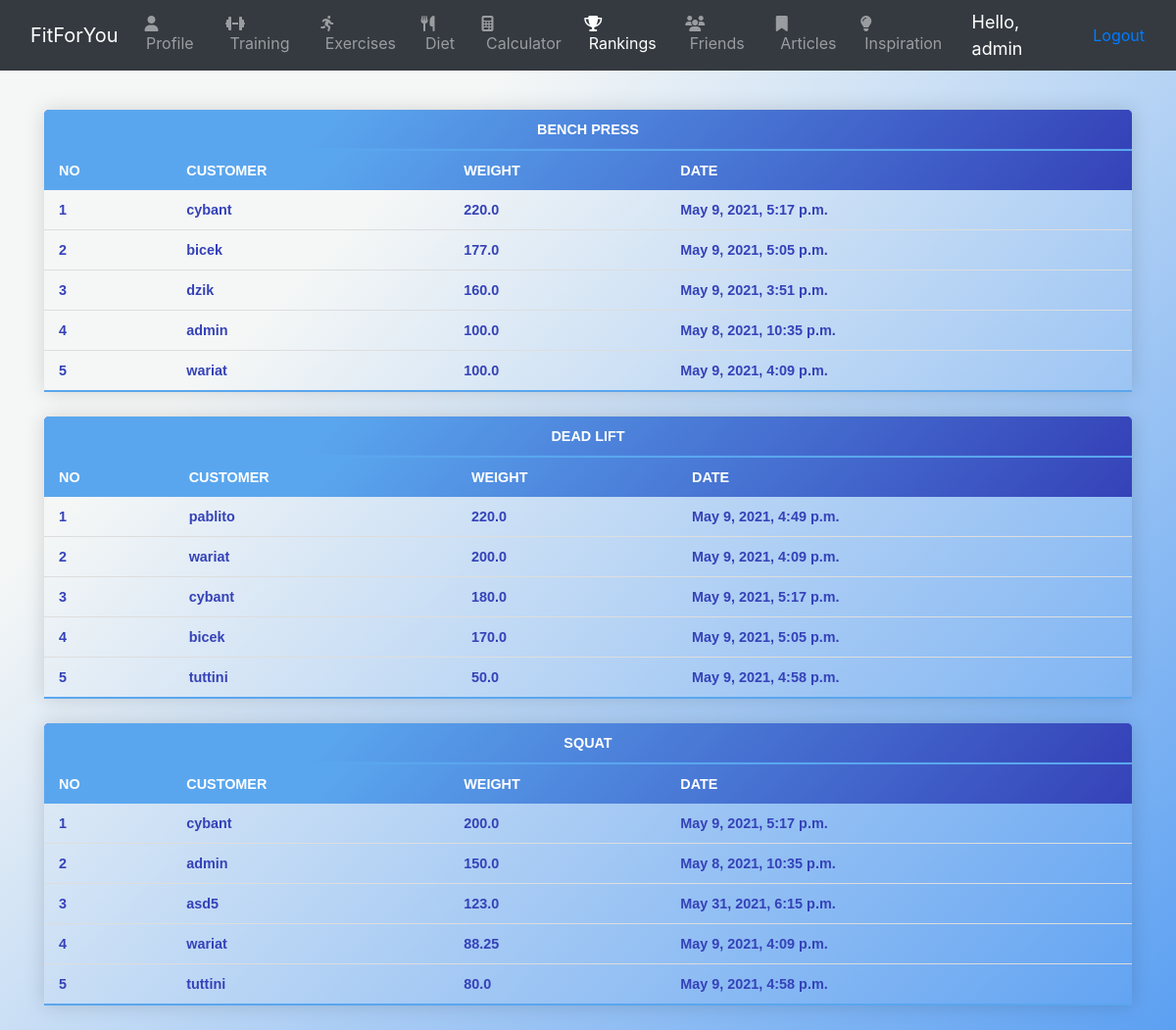
The page /rankings (signed in) on the database its author committed.
### Workout/models.py (models this page shows, shortened)
class Training(models.Model):
    date = models.DateTimeField(auto_now_add=True, null=True)
    exercise = models.ForeignKey(
        Exercises, null=True, on_delete=models.SET_NULL)
    customer = models.ForeignKey(
        Customer, null=True, on_delete=models.SET_NULL)
    weigth = models.FloatField(validators=[MinValueValidator(0), MaxValueValidator(500)],null=True)
    sesion = models.IntegerField(validators=[MinValueValidator(0), MaxValueValidator(100)],null=True)
    reps = models.IntegerField(validators=[MinValueValidator(0), MaxValueValidator(500)],null=True)
    def getExerciseName(self):
        return self.exercise.name

class Customer(models.Model):
    user = models.OneToOneField(User, on_delete=models.CASCADE, blank=True, null=True)
    username = models.CharField(max_length=50, null=True)
    name = models.CharField(max_length=50, null=True)
    surname = models.CharField(max_length=50, null=True)
    email = models.CharField(max_length=50, null=True)
    number = models.IntegerField(validators=[MinValueValidator(100000000), MaxValueValidator(999999999)],null=True)
    date_created = models.DateTimeField(auto_now_add=True, null=True)
    weight = models.IntegerField(validators=[MinValueValidator(10), MaxValueValidator(500)], null=True)
    height = models.IntegerField(validators=[MinValueValidator(100), MaxValueValidator(400)],null=True)
    image = models.ImageField(default = "profile.png" , blank=True, null=True);

### Workout/views.py (the view)
# urls.py: path('rankings',views.rankings, name='rankings'),
@login_required(login_url='main')
def rankings(request):
    bufor = Training.objects.filter().order_by('-weigth')
    benchPressMasters = {}
    top5 = 0;
    for cybant in bufor:
        if cybant.getExerciseName() == "bench press" and  top5 < 5:
            if cybant.customer.username in benchPressMasters:
                pass
            else:
                benchPressMasters[cybant.customer.username]=cybant
                top5 += 1
    squatMasters = {}
    top5 = 0;
    for cybant in bufor:
        if cybant.getExerciseName() == "squat" and  top5 < 5:
            if cybant.customer.username in squatMasters:
                pass
            else:
                squatMasters[cybant.customer.username]=cybant
                top5 += 1
    deadLiftMasters = {}
    top5 = 0;
    for cybant in bufor:
        if cybant.getExerciseName() == "dead lift" and  top5 < 5:
            if cybant.customer.username in deadLiftMasters:
                pass
            else:
                deadLiftMasters[cybant.customer.username]=cybant
                top5 += 1
    context ={'benchPressMasters' :benchPressMasters.values() , 'squatMasters' :squatMasters.values() , 'deadLiftMasters' :deadLiftMasters.values()}
    return render(request, 'Workout/rankings.html', context)

### Workout/templates/Workout/rankings.html (shortened to what this page needs)
<link rel="stylesheet" href="https://stackpath.bootstrapcdn.com/bootstrap/4.4.1/css/bootstrap.min.css"
>
<link rel="stylesheet" href="https://cdnjs.cloudflare.com/ajax/libs/font-awesome/4.7.0/css/font-awesome.min.css">
<nav class="navbar navbar-expand-lg navbar-dark bg-dark">
    <div class="container mx-auto">
        <a class="navbar-brand" href="{% url 'main' %}">FitForYou</a>
        <div class="collapse navbar-collapse" id="navbarSupportedContent">
            <div class="navbar-nav">
                <a class="nav-item nav-link" href="{% url 'profile' %}"><i class="fa fa-fw fa-user"></i>&nbsp;Profile
                    <a class="nav-item nav-link" href="{% url 'training' %}"><i
                            class="fas fa-dumbbell"></i>&nbsp;Training</a>
                    <a class="nav-item nav-link" href="{% url 'exercises'%}"><i
                            class="fas fa-running"></i>&nbsp;Exercises</a>
                    <a class="nav-item nav-link" href="{% url 'diet' %}"><i class="fas fa-utensils"></i>&nbsp;Diet</a>
                    <a class="nav-item nav-link" href="{% url 'calculator'%}"><i
                            class="fas fa-calculator"></i>&nbsp;Calculator</a>
                    <a class="nav-item nav-link active" href="{% url 'rankings'%}"><i
                            class="fas fa-trophy"></i>&nbsp;Rankings</a>
                    <span class="sr-only">(current)</span></a>
                <a class="nav-item nav-link" href="{% url 'friends'%}"><i class="fas fa-users"></i>&nbsp;Friends</a>
                <a class="nav-item nav-link" href="{% url 'articles'%}"><i class="fas fa-bookmark"></i>&nbsp;Articles</a>
                <a class="nav-item nav-link" href="{% url 'inspiration'%}"><i class="fas fa-lightbulb"></i>&nbsp;Inspiration</a>
            </div>
        </div>
    </div>
    <span class="hello-msg">Hello, {{request.user}}</span>
    <span><a class="nav-item nav-link" href="{% url 'logout' %}"">Logout</a></span>
</nav>
<div class=" container text-center " style=" margin-top: 15px;">
    <div class="row ">
        <div class="col-12 mx-auto">
            <table class="mytable">
                <thead>
                    <tr>
                        <th colspan="4">Bench Press</th>
                    </tr>
                    <tr>
                        <th> No </th>
                        <th> customer </th>
                        <th> weight </th>
                        <th> date </th>
                    </tr>
                </thead>
                <tbody>
                    {% for i in benchPressMasters%}
                    <tr>
                        <td>{{forloop.counter}}</td>
                        <td>{{i.customer.username}}</td>
                        <td>{{i.weigth}}</td>
                        <td>{{i.date}}</td>
                    </tr>
                    {% endfor %}
                </tbody>
            </table>
            <table class="mytable">
                <thead>
                    <tr>
                        <th colspan="9">Dead lift</th>
                    </tr>
                    <tr>
                        <th> No </th>
                        <th> customer </th>
                        <th> weight </th>
                        <th> date </th>
                    </tr>
                </thead>
                <tbody>
                    {% for i in deadLiftMasters%}
                    <tr>
                        <td>{{forloop.counter}}</td>
                        <td>{{i.customer.username}}</td>
                        <td>{{i.weigth}}</td>
                        <td>{{i.date}}</td>
                    </tr>
                    {% endfor %}
                </tbody>
            </table>
            <table class="mytable">
                <thead>
                    <tr>
                        <th colspan="9">Squat</th>
                    </tr>
                    <tr>
                        <th> No </th>
                        <th> customer </th>
                        <th> weight </th>
                        <th> date </th>
                    </tr>
                </thead>
                <tbody>
                    {% for i in squatMasters%}
                    <tr>
                        <td>{{forloop.counter}}</td>
                        <td>{{i.customer.username}}</td>
                        <td>{{i.weigth}}</td>
                        <td>{{i.date}}</td>
                    </tr>
                    {% endfor %}
                </tbody>
            </table>
        </div>
    </div>
</div>

### Workout/templates/Workout/rankings.html (style rules this page uses)
.hello-msg { font-size: 18px; color: white; margin-right: 20px; }
.mytable { border-collapse: collapse; margin: 25px 0; font-size: 0.9em; font-family: sans-serif; box-shadow: 0 0 20px rgba(0, 0, 0, 0.15); width: 100%; border-radius: 5px 5px 0 0; overflow: hidden; }
.mytable thead tr { background-color: #3542b8; background-image: linear-gradient(315deg, #3542b8 0%, #5aa6ee 74%); color: #ffffff; text-align: left; text-transform: uppercase; }
.mytable th, .mytable td { padding: 12px 15px; font-weight: bold; }
.mytable tbody tr { border-bottom: 1px solid #dddddd; color: #3542b8; }
.mytable tbody tr:last-of-type { border-bottom: 2px solid #5aa6ee; }
.mytable thead tr:first-of-type { text-align: center; border-bottom: 2px solid #5aa6ee; background-color: rgb(49, 87, 214); }

### rows shown on the page
Training: customer.username "cybant", weigth "220.0", date "May 9, 2021, 5:17 p.m."
Training: customer.username "bicek", weigth "177.0", date "May 9, 2021, 5:05 p.m."
Training: customer.username "dzik", weigth "160.0", date "May 9, 2021, 3:51 p.m."
Training: customer.username "admin", weigth "100.0", date "May 8, 2021, 10:35 p.m."
Training: customer.username "wariat", weigth "100.0", date "May 9, 2021, 4:09 p.m."
Training: customer.username "pablito", weigth "220.0", date "May 9, 2021, 4:49 p.m."
Training: customer.username "wariat", weigth "200.0", date "May 9, 2021, 4:09 p.m."
Training: customer.username "cybant", weigth "180.0", date "May 9, 2021, 5:17 p.m."
Training: customer.username "bicek", weigth "170.0", date "May 9, 2021, 5:05 p.m."
Training: customer.username "tuttini", weigth "50.0", date "May 9, 2021, 4:58 p.m."
Training: customer.username "cybant", weigth "200.0", date "May 9, 2021, 5:17 p.m."
Training: customer.username "admin", weigth "150.0", date "May 8, 2021, 10:35 p.m."
Training: customer.username "asd5", weigth "123.0", date "May 31, 2021, 6:15 p.m."
Training: customer.username "wariat", weigth "88.25", date "May 9, 2021, 4:09 p.m."
Training: customer.username "tuttini", weigth "80.0", date "May 9, 2021, 4:58 p.m."

### other values the page prints
{{ request.user }} "admin"
